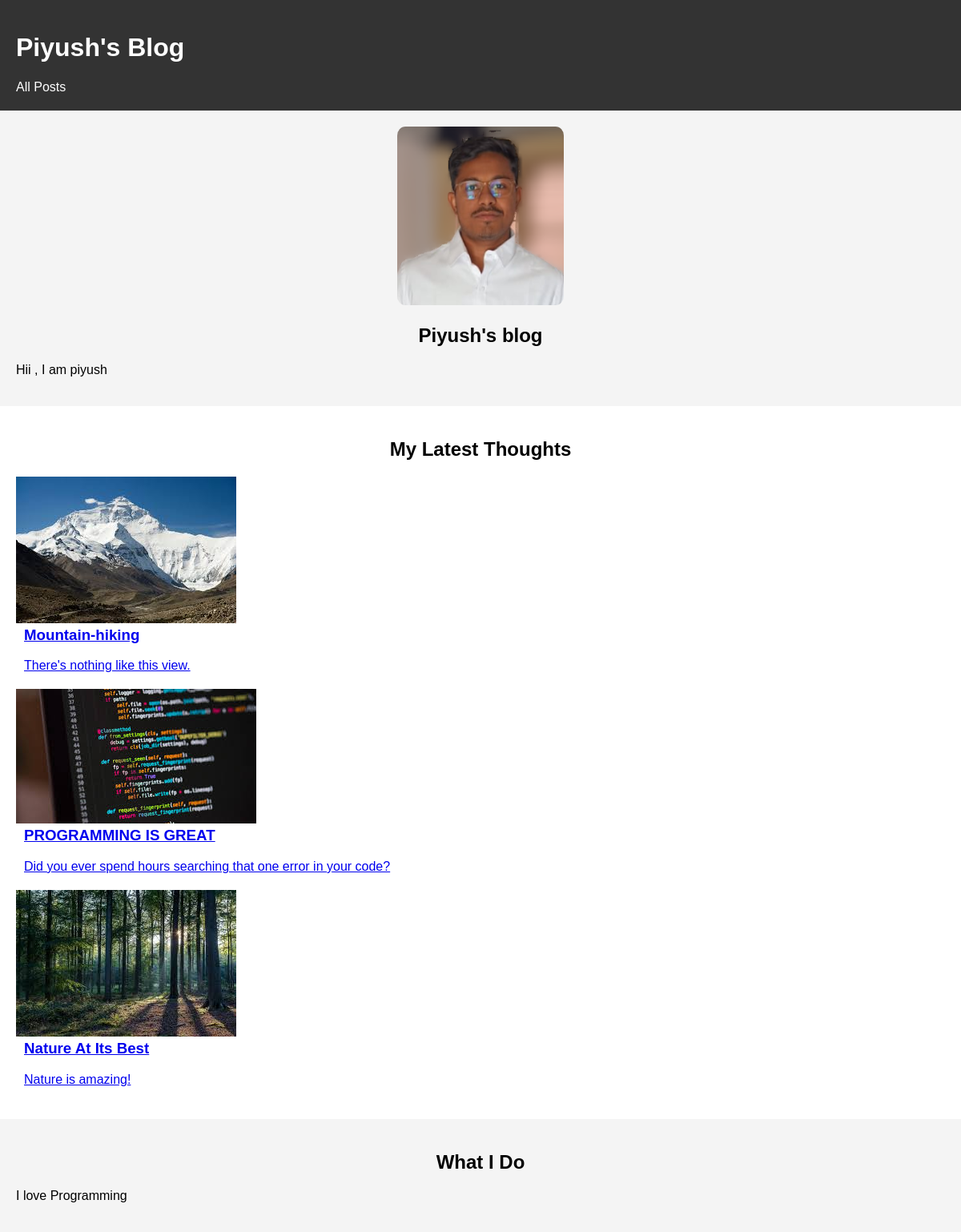
The page / on the database its author committed.
### blog/models.py (models this page shows)
class Post(models.Model):
    title=models.CharField(max_length=150)
    excerpt=models.CharField(max_length=200)
    image=models.ImageField(upload_to="posts",null=True)
    date=models.DateField(auto_now=True)
    slug=models.SlugField(unique=True,db_index=True)
    content=models.TextField(validators=[MinLengthValidator(10)])
    author=models.ForeignKey(Author, on_delete=models.SET_NULL,null=True,related_name="post")
    tags=models.ManyToManyField(Tag)

### blog/views.py (the view)
# urls.py: path("",views.StartingPageView.as_view(),name="starting-page"),
class StartingPageView(ListView):
    template_name = "blog/index.html"
    model = Post
    ordering = ["-date"]
    context_object_name = "posts"
    def get_queryset(self):
        queryset = super().get_queryset()
        data = queryset[:3]
        return data

### blog/templates/blog/index.html (shortened to what this page needs)
{% extends "base.html" %}
{% load static %}
{% block css_files%}
    <link rel="stylesheet" href={% static "blog/post.css" %}>
    <link rel="stylesheet" href={% static "blog/index.css" %}>
{% endblock css_files%}
{% block content %}
    <section id="welcome" >
        <header>
            <img src={% static "/blog/images/image.png"%} alt="piyush- Author of the blog"/>
            <h2>Piyush's blog</h2>
        </header>
        <p>Hii , I am piyush</p>
    </section>
    <section id="latest-posts">
        <h2>My Latest Thoughts</h2>
        <ul>
            {% for post in posts %}
                {% include "blog/includes/post.html" %}
            {% endfor %}
        </ul>
    </section>
    <section id="about">
        <h2>What I Do</h2>
        <p>I love Programming</p>
    </section>
{% endblock content %}

### templates/base.html (shortened to what this page needs)
{% load static %}
<!DOCTYPE html>
<html lang="en">
  <head>
    <link rel="stylesheet" href="{% static "app.css" %}">
    {% block css_files %}{% endblock css_files %}
  </head>
  <body>
    <header id="main-navigation">
      <h1><a href="{% url "starting-page" %}">Piyush's Blog</a></h1>
      <nav>
          <a href="{% url "posts-page" %}">All Posts</a>
      </nav>
    </header>
   {% block content %}{% endblock content %}
  </body>
</html>

### blog/templates/blog/includes/post.html
<li>
    <article class="post">
        <a href="{% url "post-detail-page" slug=post.slug %}">
            <img src="{{ post.image.url }}" alt="{{ post.title }}"/>
            <div class="post__content">
                <h3>{{ post.title }}</h3>
                <p>{{ post.excerpt }}</p>
            </div>
        </a>
    </article>
</li>

### static/app.css (style rules this page uses)
body { font-family: Arial, sans-serif; margin: 0; padding: 0; }

### blog/static/blog/index.css (style rules this page uses)
#main-navigation { background-color: #333; color: #fff; padding: 20px; }
#main-navigation h1 a { text-decoration: none; color: #fff; }
#main-navigation nav { margin-top: 10px; }
#main-navigation nav a { color: #fff; text-decoration: none; margin-right: 10px; }
#welcome { background-color: #f4f4f4; padding: 20px; }
#welcome header { text-align: center; }
#welcome img { border-radius: 5%; max-width: 100%; height: auto; }
#latest-posts { padding: 20px; }
#latest-posts h2 { text-align: center; }
#latest-posts ul { list-style-type: none; padding: 0; margin: 0; }
.post { margin-bottom: 20px; }
.post__content { margin-left: 10px; }
.post__content h3 { margin-top: 0; }
#about { background-color: #f4f4f4; padding: 20px; }
#about h2 { text-align: center; }

### rows shown on the page
Post: image (picture), title "Mountain-hiking", excerpt "There's nothing like this view."
Post: image (picture), title "PROGRAMMING IS GREAT", excerpt "Did you ever spend hours searching that one error in your code?"
Post: image (picture), title "Nature At Its Best", excerpt "Nature is amazing!"
